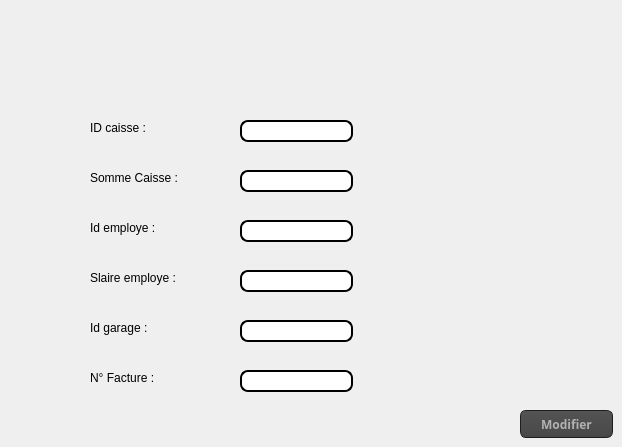
      <widget class="QWidget" name="tab_6">
       <attribute name="title">
        <string>Modifier</string>
       </attribute>
       <widget class="QLabel" name="label_31">
        <property name="geometry">
         <rect>
          <x>90</x>
          <y>270</y>
          <width>131</width>
          <height>16</height>
         </rect>
        </property>
        <property name="text">
         <string>Slaire employe :</string>
        </property>
       </widget>
       <widget class="QLabel" name="label_32">
        <property name="geometry">
         <rect>
          <x>90</x>
          <y>170</y>
          <width>111</width>
          <height>16</height>
         </rect>
        </property>
        <property name="text">
         <string>Somme Caisse :</string>
        </property>
       </widget>
       <widget class="QLabel" name="label_33">
        <property name="geometry">
         <rect>
          <x>90</x>
          <y>220</y>
          <width>101</width>
          <height>16</height>
         </rect>
        </property>
        <property name="text">
         <string>Id employe :</string>
        </property>
       </widget>
       <widget class="QLabel" name="label_34">
        <property name="geometry">
         <rect>
          <x>90</x>
          <y>320</y>
          <width>91</width>
          <height>16</height>
         </rect>
        </property>
        <property name="text">
         <string>Id garage :</string>
        </property>
       </widget>
       <widget class="QLabel" name="label_35">
        <property name="geometry">
         <rect>
          <x>90</x>
          <y>370</y>
          <width>91</width>
          <height>16</height>
         </rect>
        </property>
        <property name="text">
         <string>N° Facture :</string>
        </property>
       </widget>
       <widget class="QLabel" name="label_36">
        <property name="geometry">
         <rect>
          <x>90</x>
          <y>120</y>
          <width>91</width>
          <height>16</height>
         </rect>
        </property>
        <property name="text">
         <string>ID caisse :</string>
        </property>
       </widget>
       <widget class="QLineEdit" name="caissemod">
        <property name="geometry">
         <rect>
          <x>240</x>
          <y>120</y>
          <width>113</width>
          <height>22</height>
         </rect>
        </property>
        <property name="styleSheet">
         <string notr="true">QLineEdit {
padding: 1px;
border-style: solid;
border: 2px solid gray;
border-radius: 8px;
background-color: rgb(255, 255, 255);
border:2px solid #000;
}</string>
        </property>
       </widget>
       <widget class="QLineEdit" name="sommemod">
        <property name="geometry">
         <rect>
          <x>240</x>
          <y>170</y>
          <width>113</width>
          <height>22</height>
         </rect>
        </property>
        <property name="styleSheet">
         <string notr="true">QLineEdit {
padding: 1px;
border-style: solid;
border: 2px solid gray;
border-radius: 8px;
background-color: rgb(255, 255, 255);
border:2px solid #000;
}</string>
        </property>
       </widget>
       <widget class="QLineEdit" name="idemployemod">
        <property name="geometry">
         <rect>
          <x>240</x>
          <y>220</y>
          <width>113</width>
          <height>22</height>
         </rect>
        </property>
        <property name="styleSheet">
         <string notr="true">QLineEdit {
padding: 1px;
border-style: solid;
border: 2px solid gray;
border-radius: 8px;
background-color: rgb(255, 255, 255);
border:2px solid #000;
}</string>
        </property>
       </widget>
       <widget class="QLineEdit" name="salairemod">
        <property name="geometry">
         <rect>
          <x>240</x>
          <y>270</y>
          <width>113</width>
          <height>22</height>
         </rect>
        </property>
        <property name="styleSheet">
         <string notr="true">QLineEdit {
padding: 1px;
border-style: solid;
border: 2px solid gray;
border-radius: 8px;
background-color: rgb(255, 255, 255);
border:2px solid #000;
}</string>
        </property>
       </widget>
       <widget class="QLineEdit" name="idgaragemod">
        <property name="geometry">
         <rect>
          <x>240</x>
          <y>320</y>
          <width>113</width>
          <height>22</height>
         </rect>
        </property>
        <property name="styleSheet">
         <string notr="true">QLineEdit {
padding: 1px;
border-style: solid;
border: 2px solid gray;
border-radius: 8px;
background-color: rgb(255, 255, 255);
border:2px solid #000;
}</string>
        </property>
       </widget>
       <widget class="QLineEdit" name="facturemod">
        <property name="geometry">
         <rect>
          <x>240</x>
          <y>370</y>
          <width>113</width>
          <height>22</height>
         </rect>
        </property>
        <property name="styleSheet">
         <string notr="true">QLineEdit {
padding: 1px;
border-style: solid;
border: 2px solid gray;
border-radius: 8px;
background-color: rgb(255, 255, 255);
border:2px solid #000;
}</string>
        </property>
       </widget>
       <widget class="QPushButton" name="modifiertey">
        <property name="geometry">
         <rect>
          <x>520</x>
          <y>410</y>
          <width>93</width>
          <height>28</height>
         </rect>
        </property>
        <property name="font">
         <font>
          <family>Source Code Pro</family>
          <pointsize>-1</pointsize>
          <weight>75</weight>
          <bold>true</bold>
         </font>
        </property>
        <property name="styleSheet">
         <string notr="true">QPushButton
{
    color: #b1b1b1;
    background-color: QLinearGradient( x1: 0, y1: 0, x2: 0, y2: 1, stop: 0 #565656, stop: 0.1 #525252, stop: 0.5 #4e4e4e, stop: 0.9 #4a4a4a, stop: 1 #464646);
    border-width: 1px;
    border-color: #1e1e1e;
    border-style: solid;
    border-radius: 6;
    padding: 3px;
    font-size: 12px;
    padding-left: 5px;
    padding-right: 5px;
}

QPushButton:pressed
{
    background-color: QLinearGradient( x1: 0, y1: 0, x2: 0, y2: 1, stop: 0 #2d2d2d, stop: 0.1 #2b2b2b, stop: 0.5 #292929, stop: 0.9 #282828, stop: 1 #252525);
}</string>
        </property>
        <property name="text">
         <string>Modifier</string>
        </property>
       </widget>
      </widget>
